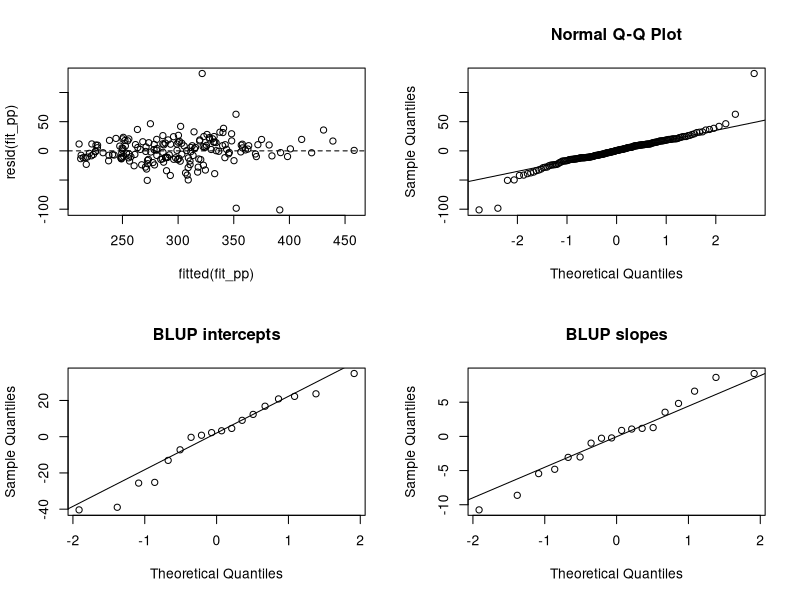

Write the R code that produced this figure.
# 18-lab-walkthrough.R --- plain-script version of 18-lab-walkthrough.Rmd
# Statistical Modelling (BAM), IE University --- Prof. Dae-Jin Lee (daelee@faculty.ie.edu)
# Run from the r-examples/ folder:  Rscript 18-lab-walkthrough.R

#' ---
#' title: "Session 18 — Lab 04 walk-through: lmer, lme and glmer"
#' author: "Prof. Dae-Jin Lee (daelee@faculty.ie.edu)"
#' output: html_document
#' ---
#' 

#' 
#' The key code of Lab 04 (`R Labs/bam-statmod/Lab_04_Mixed_Models/`), with the
#' data loaded from `lme4` instead of the lab's CSV files.
#' 
## ----data---------------------------------------------------------------------
library(lme4)
library(nlme)            # lme(); masks lme4::lmList
data(sleepstudy, package = "lme4")
data(cbpp, package = "lme4")

#' 
#' ## 1. Pooling
#' 
## ----pooling------------------------------------------------------------------
fit_cp <- lm(Reaction ~ Days, data = sleepstudy)
fit_np <- lme4::lmList(Reaction ~ Days | Subject, data = sleepstudy)
fit_pp <- lmer(Reaction ~ Days + (Days | Subject), data = sleepstudy)
rbind(lm = summary(fit_cp)$coefficients[, 2], lmer = summary(fit_pp)$coefficients[, 2])

#' 
#' ## 2. lmer and lme agree
#' 
## ----lme----------------------------------------------------------------------
fit_lme <- lme(Reaction ~ Days, random = ~ Days | Subject, data = sleepstudy)
rbind(lmer = fixef(fit_pp), lme = fixef(fit_lme))
VarCorr(fit_lme)
fit_ri <- lmer(Reaction ~ Days + (1 | Subject), data = sleepstudy)
vc <- as.data.frame(VarCorr(fit_ri))$vcov
vc[1] / sum(vc)                                     # ICC

#' 
#' ## 3. REML vs ML and LRTs
#' 
## ----lrt----------------------------------------------------------------------
fit_pp_ml <- update(fit_pp, REML = FALSE)
rbind(REML = attr(VarCorr(fit_pp)$Subject, "stddev"),
      ML   = attr(VarCorr(fit_pp_ml)$Subject, "stddev"))
anova(update(fit_pp, . ~ . - Days), fit_pp)          # fixed effect: refits with ML
a <- anova(fit_ri, fit_pp, refit = FALSE)            # random slope: same X, REML ok
0.5 * pchisq(a$Chisq[2], 1, lower.tail = FALSE) + 0.5 * pchisq(a$Chisq[2], 2, lower.tail = FALSE)

#' 
#' ## 4. BLUPs and shrinkage
#' 
## ----blup---------------------------------------------------------------------
k <- 10 * vc[1] / (10 * vc[1] + vc[2])
raw <- tapply(sleepstudy$Reaction - model.matrix(~ Days, sleepstudy) %*% fixef(fit_ri),
              sleepstudy$Subject, mean)
head(cbind(raw, k * raw, blup = ranef(fit_ri)$Subject[, 1]), 3)

#' 
#' ## 5. Diagnostics
#' 
## ----diag, fig.width = 8, fig.height = 6--------------------------------------
re <- ranef(fit_pp)$Subject
op <- par(mfrow = c(2, 2))
plot(fitted(fit_pp), resid(fit_pp)); abline(h = 0, lty = 2)
qqnorm(resid(fit_pp)); qqline(resid(fit_pp))
qqnorm(re[, 1], main = "BLUP intercepts"); qqline(re[, 1])
qqnorm(re[, 2], main = "BLUP slopes"); qqline(re[, 2])
par(op)

#' 
#' ## 6. Binomial GLMM
#' 
## ----glmm---------------------------------------------------------------------
fit_lap <- glmer(cbind(incidence, size - incidence) ~ period + (1 | herd),
                 family = binomial, data = cbpp)
fit_agq <- update(fit_lap, nAGQ = 25)
rbind(Laplace = c(fixef(fit_lap), sd = attr(VarCorr(fit_lap)$herd, "stddev")),
      AGQ25   = c(fixef(fit_agq), sd = attr(VarCorr(fit_agq)$herd, "stddev")))
sb  <- attr(VarCorr(fit_lap)$herd, "stddev")
eta <- fixef(fit_lap)[1] + c(0, fixef(fit_lap)[-1])
rbind(typical = plogis(eta),
      average = sapply(eta, function(e)
        integrate(function(b) plogis(e + b) * dnorm(b, 0, sb), -Inf, Inf)$value))
